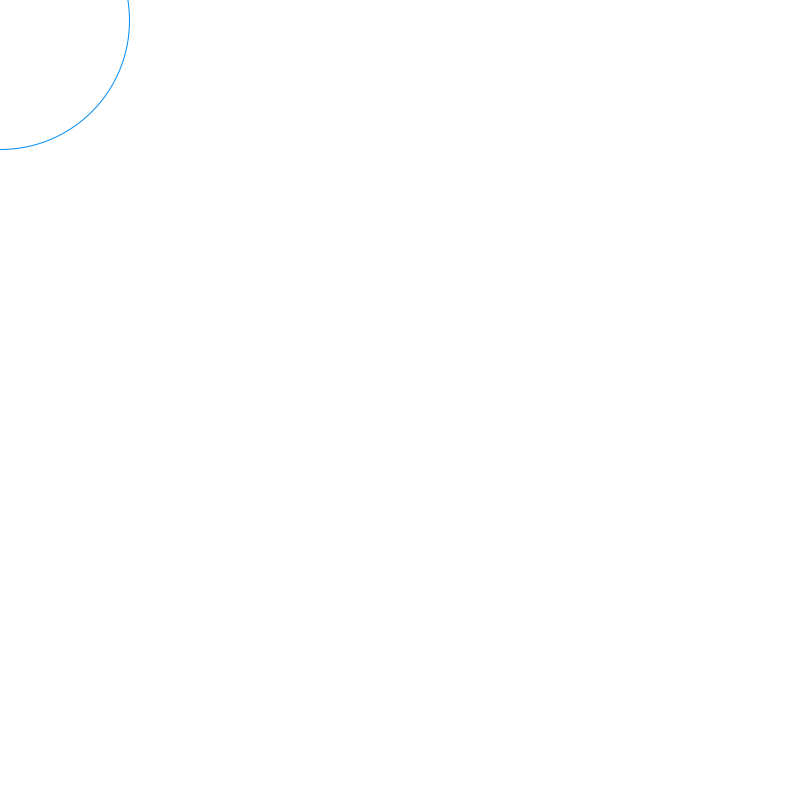
Frame 1 (no input)
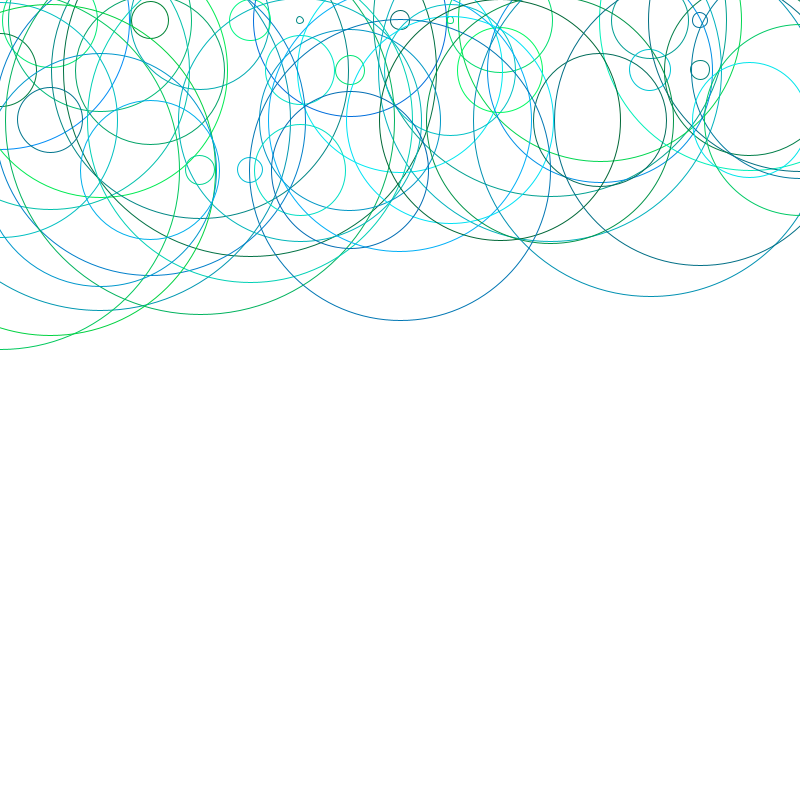
Frame 60 (the mouse pressed at the canvas centre just before this capture)
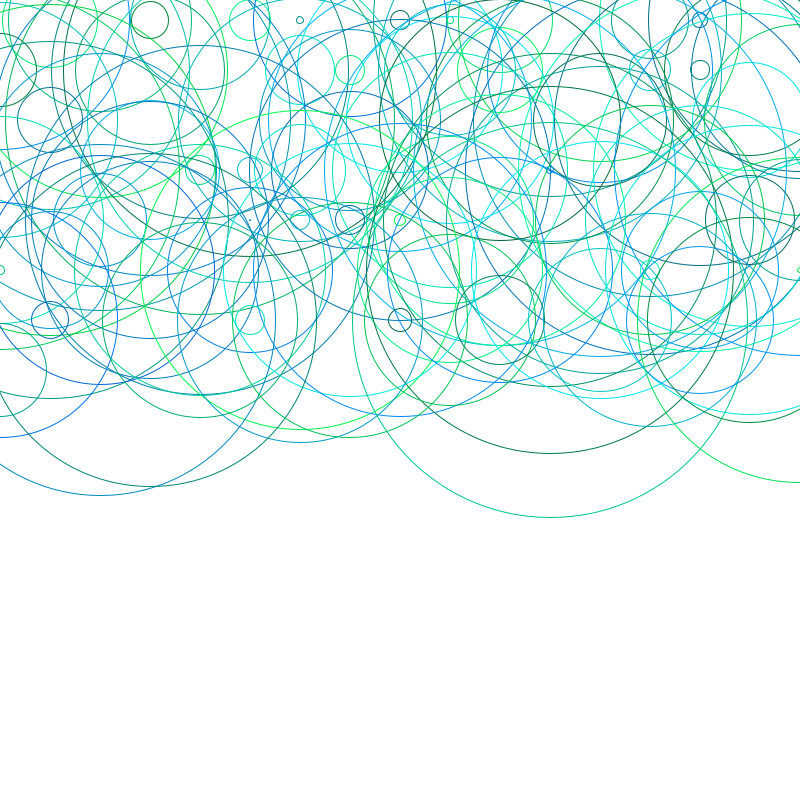
Frame 120 (the mouse held since frame 60 and released just before this capture)

The Processing sketch that drew these frames (run headless with seeded random() and noise(); from frame 60 on, the mouse is pressed at the canvas centre):

// Processing sketch: ejercicio_1
// ── ejercicio_1.pde
int x = 0;
int y = 20;

float level;
float rad;

void setup() {
  size (800, 800);
  background(255);
  noStroke();
}

void draw() {
  level = random(0,1);
  rad = (level * width/2);
  if (y<height) {
    noFill();
    stroke( random(0,0), random(100,255), random(50,255));
    ellipse(x, y, rad, rad);
    delay(100);
    x=x+50;
    
    if (x>width) { 
      x=0;
      y=y+50;
    }
  } else {
    noLoop();
  }
}
